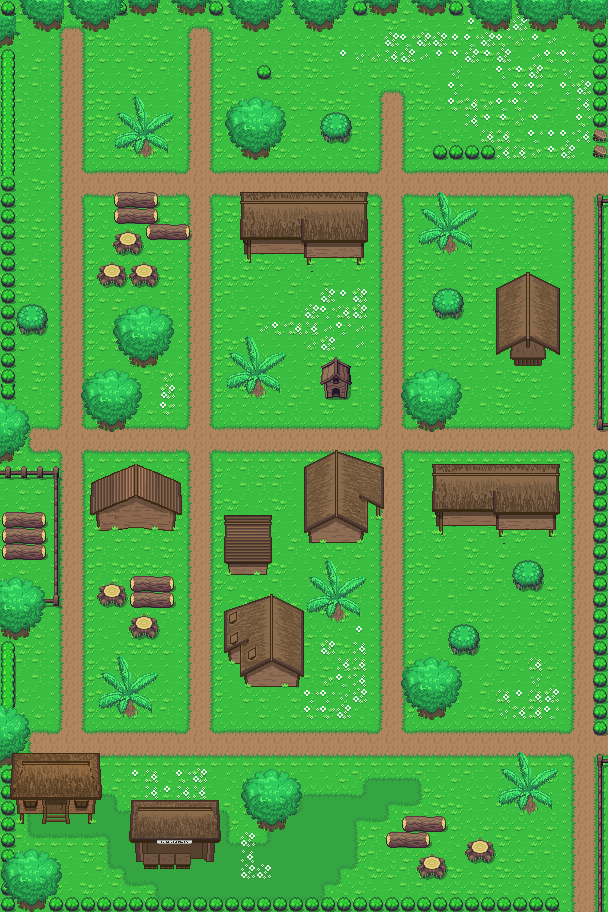

Below is a game level as drawn by its tile map, then a one-line description and the .tmx that defines it (tile-layer data replaced by summaries):
An orthogonal 38x57 tile map with 16x16 px tiles, 5 tile layers (Base, Object, Tree, Building, ...), 2 tilesets.

<map version="1.0" tiledversion="1.0.2" orientation="orthogonal" renderorder="left-down" width="38" height="57" tilewidth="16" tileheight="16" nextobjectid="1">
 <tileset firstgid="1" source="../../Tileset/Overworld.tsx" />
 <tileset firstgid="1729" source="../../Tileset/Building.tsx" />
 <layer name="Base" width="38" height="57">
  <data>[2166 cells, 2166 non-empty, 32 distinct tile ids]</data>
 </layer>
 <layer name="Object" width="38" height="57">
  <data>[2166 cells, 328 non-empty, 35 distinct tile ids]</data>
 </layer>
 <layer name="Tree" width="38" height="57">
  <data>[2166 cells, 198 non-empty, 31 distinct tile ids]</data>
 </layer>
 <layer name="Building" width="38" height="57">
  <data>[2166 cells, 227 non-empty, 195 distinct tile ids]</data>
 </layer>
 <layer name="AbovePlayer" width="38" height="57">
  <properties>
   <property name="unity:sortingLayerName" value="AbovePlayer" />
  </properties>
  <data>[2166 cells, 166 non-empty, 66 distinct tile ids]</data>
 </layer>
</map>
